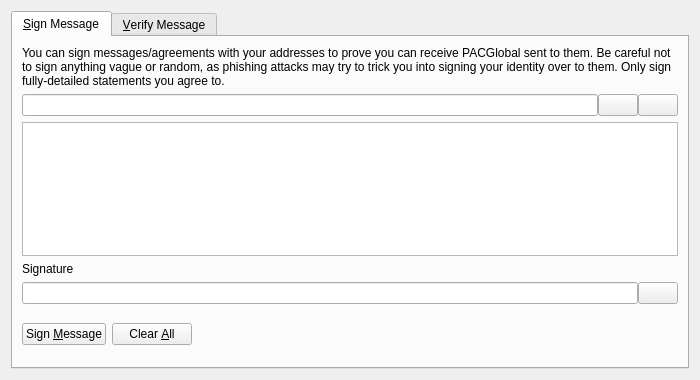
<?xml version="1.0" encoding="UTF-8"?>
<ui version="4.0">
 <class>SignVerifyMessageDialog</class>
 <widget class="QDialog" name="SignVerifyMessageDialog">
  <property name="geometry">
   <rect>
    <x>0</x>
    <y>0</y>
    <width>700</width>
    <height>380</height>
   </rect>
  </property>
  <property name="windowTitle">
   <string>Signatures - Sign / Verify a Message</string>
  </property>
  <property name="modal">
   <bool>true</bool>
  </property>
  <layout class="QVBoxLayout" name="verticalLayout">
   <item>
    <widget class="QTabWidget" name="tabWidget">
     <property name="currentIndex">
      <number>0</number>
     </property>
     <widget class="QWidget" name="tabSignMessage">
      <attribute name="title">
       <string>&amp;Sign Message</string>
      </attribute>
      <layout class="QVBoxLayout" name="verticalLayout_SM">
       <item>
        <widget class="QLabel" name="infoLabel_SM">
         <property name="text">
          <string>You can sign messages/agreements with your addresses to prove you can receive PACGlobal sent to them. Be careful not to sign anything vague or random, as phishing attacks may try to trick you into signing your identity over to them. Only sign fully-detailed statements you agree to.</string>
         </property>
         <property name="textFormat">
          <enum>Qt::PlainText</enum>
         </property>
         <property name="wordWrap">
          <bool>true</bool>
         </property>
        </widget>
       </item>
       <item>
        <layout class="QHBoxLayout" name="horizontalLayout_1_SM">
         <property name="spacing">
          <number>0</number>
         </property>
         <item>
          <widget class="QValidatedLineEdit" name="addressIn_SM">
           <property name="toolTip">
            <string>The PACGlobal address to sign the message with</string>
           </property>
          </widget>
         </item>
         <item>
          <widget class="QPushButton" name="addressBookButton_SM">
           <property name="toolTip">
            <string>Choose previously used address</string>
           </property>
           <property name="text">
            <string/>
           </property>
           <property name="shortcut">
            <string>Alt+A</string>
           </property>
           <property name="autoDefault">
            <bool>false</bool>
           </property>
          </widget>
         </item>
         <item>
          <widget class="QPushButton" name="pasteButton_SM">
           <property name="toolTip">
            <string>Paste address from clipboard</string>
           </property>
           <property name="text">
            <string/>
           </property>
           <property name="shortcut">
            <string>Alt+P</string>
           </property>
           <property name="autoDefault">
            <bool>false</bool>
           </property>
          </widget>
         </item>
        </layout>
       </item>
       <item>
        <widget class="QPlainTextEdit" name="messageIn_SM">
         <property name="toolTip">
          <string>Enter the message you want to sign here</string>
         </property>
        </widget>
       </item>
       <item>
        <widget class="QLabel" name="signatureLabel_SM">
         <property name="text">
          <string>Signature</string>
         </property>
         <property name="textFormat">
          <enum>Qt::PlainText</enum>
         </property>
        </widget>
       </item>
       <item>
        <layout class="QHBoxLayout" name="horizontalLayout_2_SM">
         <property name="spacing">
          <number>0</number>
         </property>
         <item>
          <widget class="QLineEdit" name="signatureOut_SM">
           <property name="font">
            <font>
             <italic>true</italic>
            </font>
           </property>
           <property name="readOnly">
            <bool>true</bool>
           </property>
          </widget>
         </item>
         <item>
          <widget class="QPushButton" name="copySignatureButton_SM">
           <property name="toolTip">
            <string>Copy the current signature to the system clipboard</string>
           </property>
           <property name="text">
            <string/>
           </property>
           <property name="autoDefault">
            <bool>false</bool>
           </property>
          </widget>
         </item>
        </layout>
       </item>
       <item>
        <layout class="QHBoxLayout" name="horizontalLayout_3_SM">
         <item>
          <widget class="QPushButton" name="signMessageButton_SM">
           <property name="toolTip">
            <string>Sign the message to prove you own this PACGlobal address</string>
           </property>
           <property name="text">
            <string>Sign &amp;Message</string>
           </property>
           <property name="autoDefault">
            <bool>false</bool>
           </property>
          </widget>
         </item>
         <item>
          <widget class="QPushButton" name="clearButton_SM">
           <property name="toolTip">
            <string>Reset all sign message fields</string>
           </property>
           <property name="text">
            <string>Clear &amp;All</string>
           </property>
           <property name="autoDefault">
            <bool>false</bool>
           </property>
          </widget>
         </item>
         <item>
          <spacer name="horizontalSpacer_1_SM">
           <property name="orientation">
            <enum>Qt::Horizontal</enum>
           </property>
           <property name="sizeHint" stdset="0">
            <size>
             <width>40</width>
             <height>48</height>
            </size>
           </property>
          </spacer>
         </item>
         <item>
          <widget class="QLabel" name="statusLabel_SM">
           <property name="font">
            <font>
             <weight>75</weight>
             <bold>true</bold>
            </font>
           </property>
           <property name="text">
            <string/>
           </property>
           <property name="wordWrap">
            <bool>true</bool>
           </property>
          </widget>
         </item>
         <item>
          <spacer name="horizontalSpacer_2_SM">
           <property name="orientation">
            <enum>Qt::Horizontal</enum>
           </property>
           <property name="sizeHint" stdset="0">
            <size>
             <width>40</width>
             <height>48</height>
            </size>
           </property>
          </spacer>
         </item>
        </layout>
       </item>
      </layout>
     </widget>
     <widget class="QWidget" name="tabVerifyMessage">
      <attribute name="title">
       <string>&amp;Verify Message</string>
      </attribute>
      <layout class="QVBoxLayout" name="verticalLayout_VM">
       <item>
        <widget class="QLabel" name="infoLabel_VM">
         <property name="text">
          <string>Enter the receiver's address, message (ensure you copy line breaks, spaces, tabs, etc. exactly) and signature below to verify the message. Be careful not to read more into the signature than what is in the signed message itself, to avoid being tricked by a man-in-the-middle attack. Note that this only proves the signing party receives with the address, it cannot prove sendership of any transaction!</string>
         </property>
         <property name="textFormat">
          <enum>Qt::PlainText</enum>
         </property>
         <property name="alignment">
          <set>Qt::AlignLeading|Qt::AlignLeft|Qt::AlignTop</set>
         </property>
         <property name="wordWrap">
          <bool>true</bool>
         </property>
        </widget>
       </item>
       <item>
        <layout class="QHBoxLayout" name="horizontalLayout_1_VM">
         <property name="spacing">
          <number>0</number>
         </property>
         <item>
          <widget class="QValidatedLineEdit" name="addressIn_VM">
           <property name="toolTip">
            <string>The PACGlobal address the message was signed with</string>
           </property>
          </widget>
         </item>
         <item>
          <widget class="QPushButton" name="addressBookButton_VM">
           <property name="toolTip">
            <string>Choose previously used address</string>
           </property>
           <property name="text">
            <string/>
           </property>
           <property name="shortcut">
            <string>Alt+A</string>
           </property>
           <property name="autoDefault">
            <bool>false</bool>
           </property>
          </widget>
         </item>
        </layout>
       </item>
       <item>
        <widget class="QPlainTextEdit" name="messageIn_VM"/>
       </item>
       <item>
        <widget class="QValidatedLineEdit" name="signatureIn_VM"/>
       </item>
       <item>
        <layout class="QHBoxLayout" name="horizontalLayout_2_VM">
         <item>
          <widget class="QPushButton" name="verifyMessageButton_VM">
           <property name="toolTip">
            <string>Verify the message to ensure it was signed with the specified PACGlobal address</string>
           </property>
           <property name="text">
            <string>Verify &amp;Message</string>
           </property>
           <property name="autoDefault">
            <bool>false</bool>
           </property>
          </widget>
         </item>
         <item>
          <widget class="QPushButton" name="clearButton_VM">
           <property name="toolTip">
            <string>Reset all verify message fields</string>
           </property>
           <property name="text">
            <string>Clear &amp;All</string>
           </property>
           <property name="autoDefault">
            <bool>false</bool>
           </property>
          </widget>
         </item>
         <item>
          <spacer name="horizontalSpacer_1_VM">
           <property name="orientation">
            <enum>Qt::Horizontal</enum>
           </property>
           <property name="sizeHint" stdset="0">
            <size>
             <width>40</width>
             <height>48</height>
            </size>
           </property>
          </spacer>
         </item>
         <item>
          <widget class="QLabel" name="statusLabel_VM">
           <property name="font">
            <font>
             <weight>75</weight>
             <bold>true</bold>
            </font>
           </property>
           <property name="text">
            <string/>
           </property>
           <property name="wordWrap">
            <bool>true</bool>
           </property>
          </widget>
         </item>
         <item>
          <spacer name="horizontalSpacer_2_VM">
           <property name="orientation">
            <enum>Qt::Horizontal</enum>
           </property>
           <property name="sizeHint" stdset="0">
            <size>
             <width>40</width>
             <height>48</height>
            </size>
           </property>
          </spacer>
         </item>
        </layout>
       </item>
      </layout>
     </widget>
    </widget>
   </item>
  </layout>
 </widget>
 <customwidgets>
  <customwidget>
   <class>QValidatedLineEdit</class>
   <extends>QLineEdit</extends>
   <header>qt/qvalidatedlineedit.h</header>
  </customwidget>
 </customwidgets>
 <resources>
  <include location="../dash.qrc"/>
 </resources>
 <connections/>
</ui>
